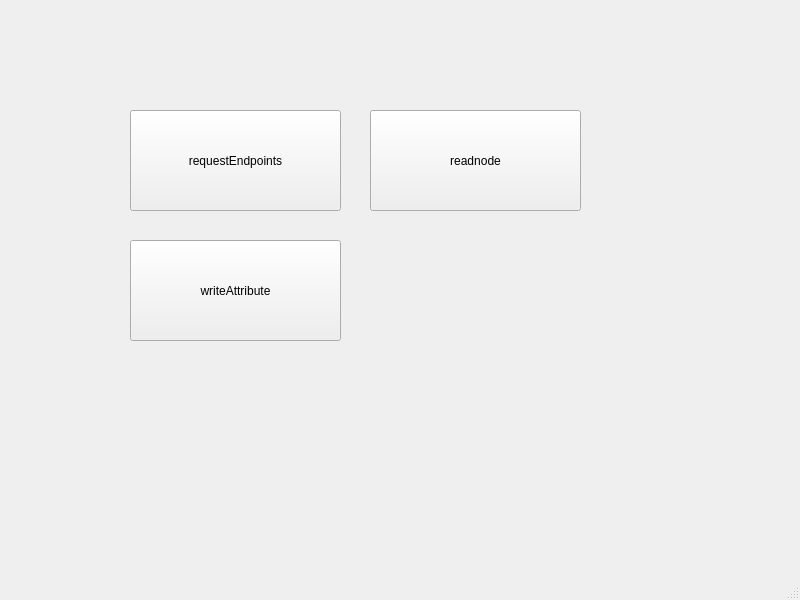
<?xml version="1.0" encoding="UTF-8"?>
<ui version="4.0">
 <class>MainWindow</class>
 <widget class="QMainWindow" name="MainWindow">
  <property name="geometry">
   <rect>
    <x>0</x>
    <y>0</y>
    <width>800</width>
    <height>600</height>
   </rect>
  </property>
  <property name="windowTitle">
   <string>MainWindow</string>
  </property>
  <widget class="QWidget" name="centralwidget">
   <widget class="QPushButton" name="requestEndpoints">
    <property name="geometry">
     <rect>
      <x>130</x>
      <y>110</y>
      <width>211</width>
      <height>101</height>
     </rect>
    </property>
    <property name="text">
     <string>requestEndpoints</string>
    </property>
   </widget>
   <widget class="QPushButton" name="readnode">
    <property name="geometry">
     <rect>
      <x>370</x>
      <y>110</y>
      <width>211</width>
      <height>101</height>
     </rect>
    </property>
    <property name="text">
     <string>readnode</string>
    </property>
   </widget>
   <widget class="QPushButton" name="writeAttribute">
    <property name="geometry">
     <rect>
      <x>130</x>
      <y>240</y>
      <width>211</width>
      <height>101</height>
     </rect>
    </property>
    <property name="text">
     <string>writeAttribute</string>
    </property>
   </widget>
  </widget>
  <widget class="QMenuBar" name="menubar">
   <property name="geometry">
    <rect>
     <x>0</x>
     <y>0</y>
     <width>800</width>
     <height>22</height>
    </rect>
   </property>
  </widget>
  <widget class="QStatusBar" name="statusbar"/>
 </widget>
 <resources/>
 <connections/>
</ui>
